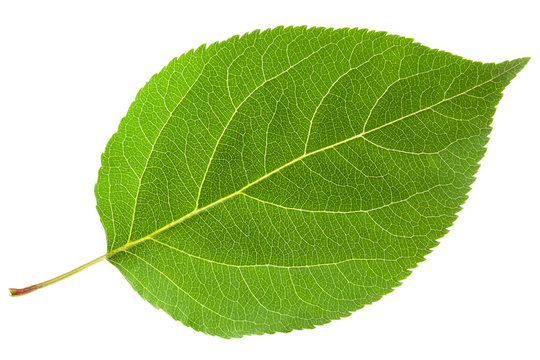
%> input picture Part A/images/leaf.jpg, 540 x 360 px
$ octave er1_1.m   (GNU Octave 9; MATLAB toolbox functions it lacks are replaced by stand-ins)
%> lines starting %> are read from the running program, lines starting %| are printed output that depends on the picture; in (x1, y1, x2, y2) boxes, pixels count from 0 and x2, y2 are one past the last pixel; in counts of white or black regions, pixels touching at a corner belong together; the program's own positions count from 1
clear all;
close all;

% Read the image and convert to grayscale
original_image = imread('../images/leaf.jpg');
%> original_image is the input picture: size 360x540x3 uint8; mean R, G, B 181.9, 206, 140
leaf_image = rgb2gray(imread('../images/leaf.jpg'));
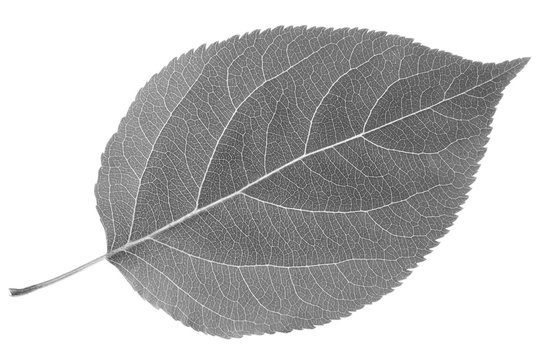
%> leaf_image: size 360x540 uint8; min 59, max 255, mean 191.3

figure;
subplot(1,2,1);
imshow(leaf_image);
title('Grayscale Image');

% Define threshold and create binary image
threshold = 220;
binary_leaf_image = leaf_image >= threshold;
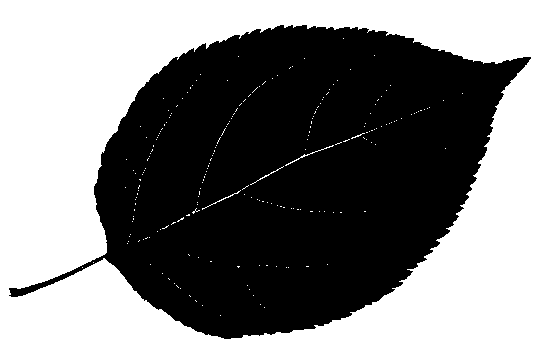
%> binary_leaf_image: size 360x540 logical; 50.4% white; 1 black region, box (x1, y1, x2, y2) and area: (9, 25, 531, 339) 96336

subplot(1,2,2);
imshow(binary_leaf_image);
title('Thresholded Image');


% Find the boundary of the leaf in the binary image
row = 105;
col = 259;
%> (the run ends here)
